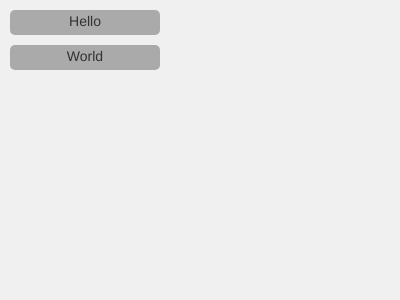
Frame 1 (no input)
Frame 60 (no input): identical to frame 1, image omitted
Frame 120 (the mouse pressed at the canvas centre since frame 60): identical to frame 1, image omitted

The p5.js sketch that drew this single still picture (run headless with seeded random() and noise() and a simulated clock; from frame 60 on, the mouse is pressed at the canvas centre):

// p5.js sketch
// ── sketch.js
class Button {
  #x; #y; #w; #h; #onClick; #hover;

  static instances = [];

  constructor(x, y, w, h, label, onClick) {
    this.#x = x;
    this.#y = y;
    this.#w = w;
    this.#h = h;
    this.label = label;
    this.#onClick = onClick;  // callback func
    this.#hover = false;
    Button.instances.push(this);
  }

  // call in your draw loop
  static drawAll() {
    for (let i of Button.instances) {
      // check hover state
      i.#hover = (
        mouseX >= i.#x && mouseX <= i.#x + i.#w &&
        mouseY >= i.#y && mouseY <= i.#y + i.#h
      );

      // button background
      noStroke();
      fill(i.#hover ? 200 : 170);
      rect(i.#x, i.#y, i.#w, i.#h, 5);

      // label
      fill(50);
      textAlign(CENTER, CENTER);
      textSize(14);
      text(i.label, i.#x + i.#w/2, i.#y + i.#h/2);
    }
  }

  // call in mousePressed()
  static handleAllClicks() {
    for (let i of Button.instances) {
      if (i.#hover && i.#onClick) {
        i.#onClick();
      }
    }
  }
}

class ButtonArray {
  /* 

  */
}

// ---------- sketch code ----------

let btn;

function setup() {
  createCanvas(400, 300);

  // Todo: encapsulate in a method that creates an array of buttons
  // create buttons
  let yOffset = 10;
  let xOffset = 10;
  let height = 25;
  for (let i of ['Hello', 'World']) {
    new Button(xOffset, yOffset, 150, height, i, () => console.log(i + ' clicked!'));
    yOffset += yOffset + height;
  }
}

function draw() {
  background(240);
  Button.drawAll();
}

function mousePressed() {
  Button.handleAllClicks();
}
